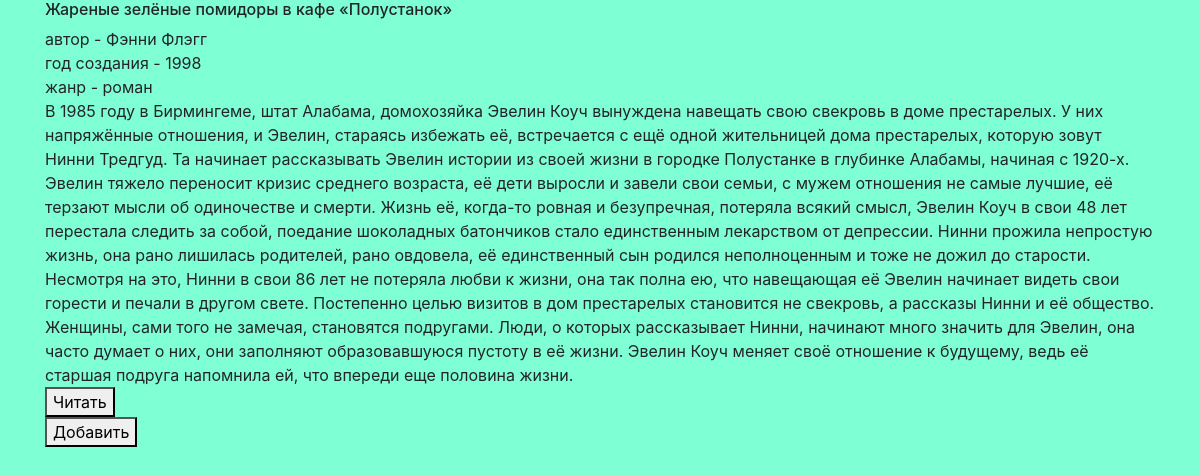
Screenshot of /library/1 (signed in) with the database file from the repository.
### data/books.py (models this page shows)
class Book(SqlAlchemyBase):
    __tablename__ = 'books'
    id = sqlalchemy.Column(sqlalchemy.Integer, primary_key=True, autoincrement=True)
    title = sqlalchemy.Column(sqlalchemy.String)
    author = sqlalchemy.Column(sqlalchemy.String)
    year = sqlalchemy.Column(sqlalchemy.Integer, nullable=True)
    genre = sqlalchemy.Column(sqlalchemy.String)
    description = sqlalchemy.Column(sqlalchemy.Text, nullable=True)
    text = sqlalchemy.Column(sqlalchemy.Text)
    modified_date = sqlalchemy.Column(sqlalchemy.DateTime, default=datetime.datetime.now)

### main.py (the view)
@app.route('/library/<user_email>', methods=['GET', 'POST'])
def account(user_email):
    user = current_user
    if user.email not in users_book:
        users_book[user_email] = []
    return render_template('account.html', title=user.name,
                           description='YLibrary', books=users_book[user.email])

### data/db_session.py (called while the page is built)
def create_session() -> Session:
    global __factory
    return __factory()

### main.py (called while the page is built)
@login_manager.user_loader
def load_user(user_id):
    db_sess = db_session.create_session()
    return db_sess.query(User).get(user_id)

@app.route('/library/<int:book_id>')
def book_page(book_id):
    if not current_user.is_authenticated:
        access_error('Информация о книге')
    db_sess = db_session.create_session()
    book = db_sess.query(Book).get(book_id)
    return render_template('book_page.html', book=book, books=users_book, description='YLibrary')

### templates/book_page.html
{% extends "base.html" %}
{% block head %}
    <link rel="stylesheet" href="../static/css/lite_background.css">
{% endblock %}
{% block content %}
    <h6>{{book.title}}</h6>
    <div>автор - {{book.author}}</div>
    <div>год создания - {{book.year}}</div>
    <div>жанр - {{book.genre}}</div>
    <div>{{book.description}}</div>
    <form action="http://127.0.0.1:8080/library/{{book.id}}/text">
        <button type="submit"> Читать </button>
    </form>
    {% if book not in books[current_user.email] %}
        <form action="http://127.0.0.1:8080/library/{{current_user.email}}/addbook/{{book.id}}">
            <button type="submit"> Добавить </button>
        </form>
    {% endif %}
{% endblock %}

### static/css/lite_background.css (style rules this page uses)
body { background-color: aquamarine; }

### rows the page displays
Book: title "Жареные зелёные помидоры в кафе «Полустанок»", author "Фэнни Флэгг", year "1998", genre "роман", description "В 1985 году в Бирмингеме, штат Алабама, домохозяйка Эвелин Коуч вынуждена навещать свою свекровь в доме престарелых. У них напряжённые отношения, и Эвелин, стараясь избежать её, встречается с ещё одной жительницей дома престарелых, которую зовут Нинни Тредгуд. Та начинает рассказывать Эвелин истории из своей жизни в городке Полустанке в глубинке Алабамы, начиная с 1920-х. Эвелин тяжело переносит кризис среднего возраста, её дети выросли и завели свои семьи, с мужем отношения не самые лучшие, её терзают мысли об одиночестве и смерти. Жизнь её, когда-то ровная и безупречная, потеряла всякий смысл, Эвелин Коуч в свои 48 лет перестала следить за собой, поедание шоколадных батончиков стало…"
